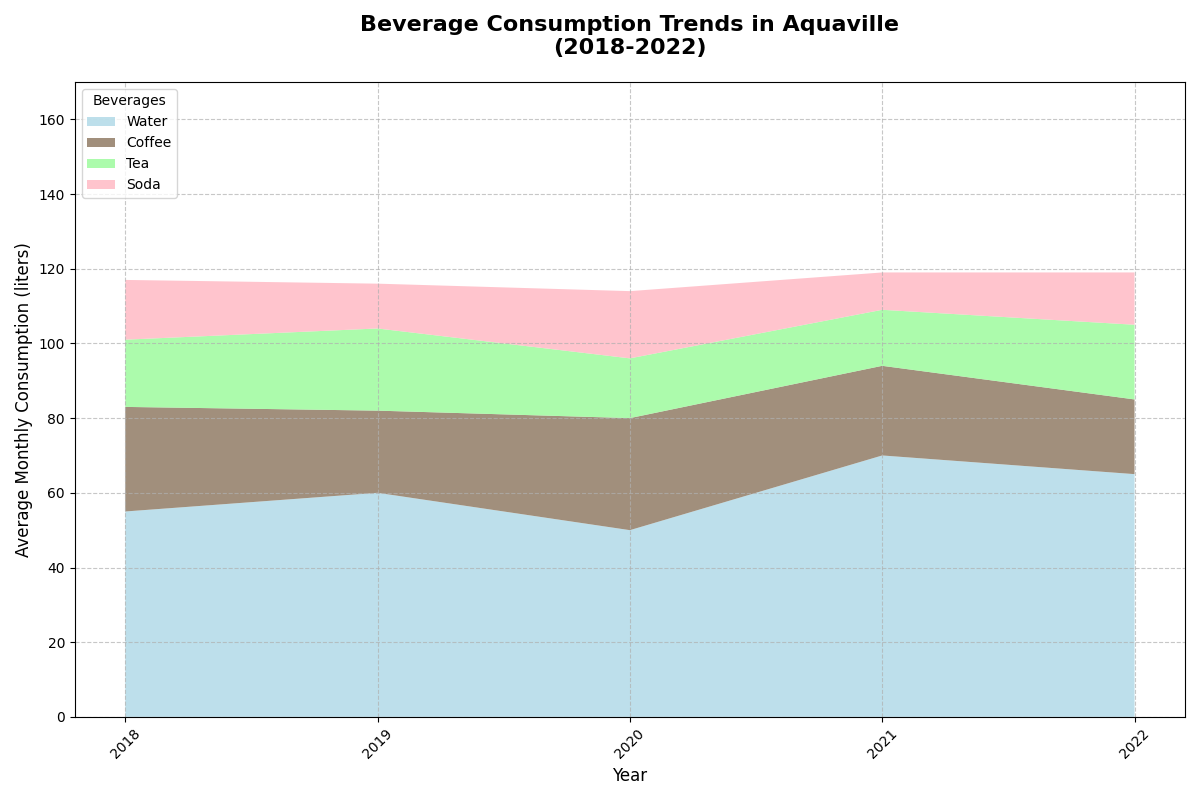

The Python source for this figure:
import matplotlib.pyplot as plt
import numpy as np

# Define years from 2018 to 2022
years = np.arange(2018, 2023)

# Manually shuffled monthly consumption of different beverages in liters (fictional data)
water = np.array([55, 60, 50, 70, 65])  # Shuffled original [50, 55, 60, 65, 70]
coffee = np.array([28, 22, 30, 24, 20])  # Shuffled original [20, 22, 24, 28, 30]
tea = np.array([18, 22, 16, 15, 20])  # Shuffled original [15, 16, 18, 20, 22]
soda = np.array([16, 12, 18, 10, 14])  # Shuffled original [10, 12, 14, 16, 18]

# Stack the data
data = np.vstack([water, coffee, tea, soda])

# Create the plot
fig, ax = plt.subplots(figsize=(12, 8))

# Create the stacked area plot
ax.stackplot(years, data, labels=['Water', 'Coffee', 'Tea', 'Soda'],
             colors=['#add8e6', '#8a735b', '#98fb98', '#ffb6c1'], alpha=0.8)

# Add title and labels
ax.set_title('Beverage Consumption Trends in Aquaville\n(2018-2022)', fontsize=16, fontweight='bold', pad=20)
ax.set_xlabel('Year', fontsize=12)
ax.set_ylabel('Average Monthly Consumption (liters)', fontsize=12)
ax.set_xticks(years)
ax.set_yticks(np.arange(0, 201, 20))
ax.set_ylim(0, 170)

# Add legend
ax.legend(loc='upper left', fontsize=10, title='Beverages')

# Customize the grid
ax.grid(axis='x', linestyle='--', alpha=0.7)
ax.grid(axis='y', linestyle='--', alpha=0.7)

# Customize x-axis labels
plt.xticks(rotation=45)

# Automatically adjust the layout
plt.tight_layout()

# Display the plot
plt.show()
